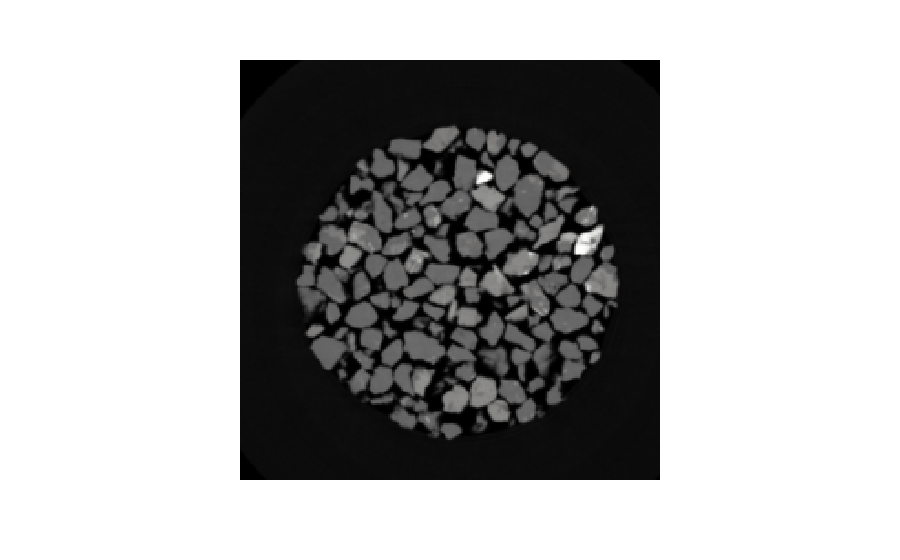

Notebook cell for this chart:
### Code cell
# To install plotly: `pip install plotly`
import plotly.express as px

fig = px.imshow(image_slice, color_continuous_scale='gray')
fig.update_layout(coloraxis_showscale=False)
fig.update_xaxes(showticklabels=False)
fig.update_yaxes(showticklabels=False)

### Figure 1 — Plotly figure (JSON) as saved in the notebook; plotly's stock layout.template omitted (floating-point values rounded to 4 significant figures; data arrays with more than 128 entries replaced by an {"elided": "..."} marker saying what was removed)
{"data": [{"coloraxis": "coloraxis", "hovertemplate": "x: %{x}<br>y: %{y}<br>color: %{z}<extra></extra>", "name": "0", "type": "heatmap", "xaxis": "x", "yaxis": "y", "z": {"elided": "230x230 float values"}}], "layout": {"coloraxis": {"colorscale": [[0, "rgb(0, 0, 0)"], [0.09091, "rgb(16, 16, 16)"], [0.1818, "rgb(38, 38, 38)"], [0.2727, "rgb(59, 59, 59)"], [0.3636, "rgb(81, 80, 80)"], [0.4545, "rgb(102, 101, 101)"], [0.5455, "rgb(124, 123, 122)"], [0.6364, "rgb(146, 146, 145)"], [0.7273, "rgb(171, 171, 170)"], [0.8182, "rgb(197, 197, 195)"], [0.9091, "rgb(224, 224, 223)"], [1, "rgb(254, 254, 253)"]], "showscale": false}, "margin": {"t": 60}, "xaxis": {"anchor": "y", "constrain": "domain", "domain": [0, 1], "scaleanchor": "y", "showticklabels": false}, "yaxis": {"anchor": "x", "autorange": "reversed", "constrain": "domain", "domain": [0, 1], "showticklabels": false}}}
